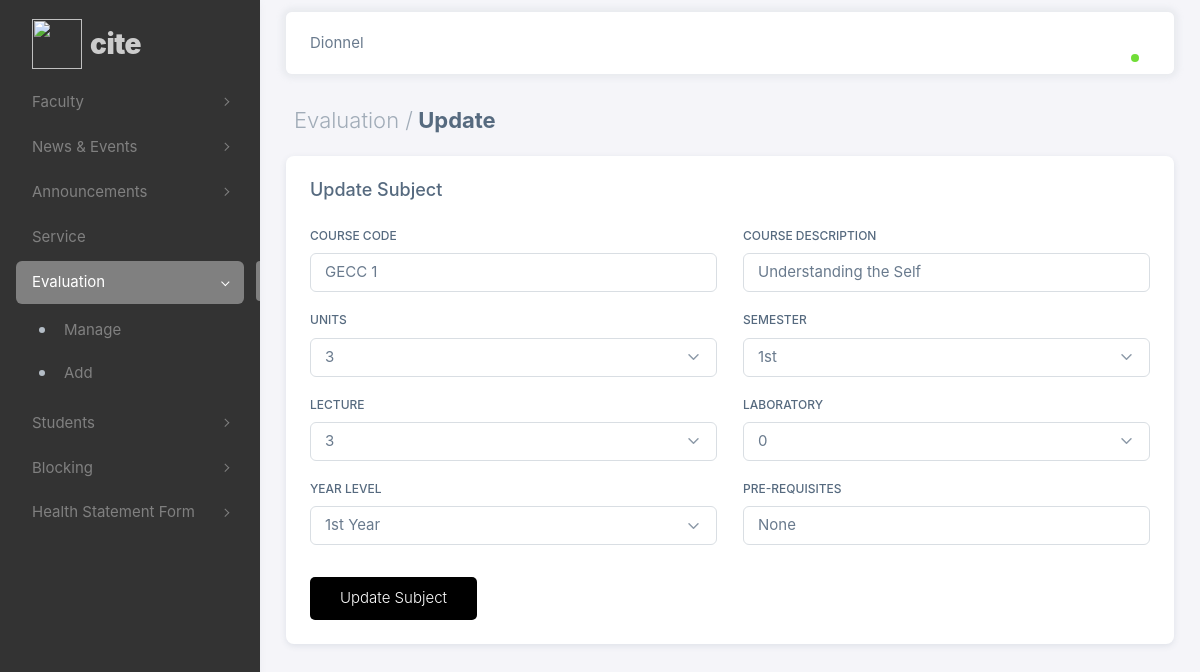
Screenshot of /admin/php/upd_subjects.php?subj_id=61 (signed in) with the database file from the repository.
### tables this page shows
CREATE TABLE `subject_tbl` (
  `subj_id` int(11) NOT NULL,
  `eval_id` int(11) NOT NULL,
  `courseCode` varchar(10) NOT NULL,
  `courseDesc` varchar(100) NOT NULL,
  `units` varchar(10) NOT NULL,
  `lec` int(10) NOT NULL,
  `lab` int(10) NOT NULL,
  `pre_requisites` varchar(10) NOT NULL,
  `yr_lvl` varchar(20) NOT NULL,
  `sem` varchar(15) NOT NULL
);

### admin/php/upd_subjects.php (the view, shortened to what this page needs)
<?php
if (isset($_SESSION['id']) && isset($_SESSION['username']) && isset($_SESSION['fname'])) {
  $subj_id = $_GET['subj_id'];
?>
<!DOCTYPE html>
<html
  lang="en"
  class="light-style layout-menu-fixed"
  dir="ltr"
  data-theme="theme-default"
  data-assets-path="../assets/"
  data-template="vertical-menu-template-free"
>
  <head>
    <link rel="stylesheet" href="../assets/vendor/fonts/boxicons.css" />
    <link rel="stylesheet" href="../assets/vendor/css/core.css" class="template-customizer-core-css" />
    <link rel="stylesheet" href="../assets/vendor/css/theme-default.css" class="template-customizer-theme-css" />
    <link rel="stylesheet" href="../assets/css/demo.css" />
    <link rel="stylesheet" href="../assets/vendor/libs/perfect-scrollbar/perfect-scrollbar.css" />
    <link rel="stylesheet" href="../assets/vendor/libs/apex-charts/apex-charts.css" />
    <link rel="stylesheet" href="css/cite_theme.css" />
  </head>
  <body>
    <div class="layout-wrapper layout-content-navbar">
      <div class="layout-container">
        <aside id="layout-menu" class="layout-menu menu-vertical menu bg-menu-theme">
          <div class="app-brand demo">
            <a href="faculty.php" class="app-brand-link">
              <span class="app-brand-logo demo">
                <img src="assets/logo.png" style="height: 50px; width: 50px">
              </span>
              <span class="app-brand-text demo menu-text fw-bolder ms-2">CITE</span>
            </a>
          </div>
          <ul class="menu-inner py-1">
            <li class="menu-item">
              <a href="javascript:void(0);" class="menu-link menu-toggle">
                <div data-i18n="Layouts">Faculty</div>
              </a>
            </li>
            <li class="menu-item">
              <a href="javascript:void(0);" class="menu-link menu-toggle">
                <div data-i18n="Layouts">News & Events</div>
              </a>
            </li>
            <li class="menu-item">
              <a href="javascript:void(0);" class="menu-link menu-toggle">
                <div data-i18n="Layouts">Announcements</div>
              </a>
            </li>
            <li class="menu-item">
              <a href="index.html" class="menu-link">
                <div data-i18n="Analytics">Service</div>
              </a>
            </li>
            <li class="menu-item active open">
              <a href="javascript:void(0);" class="menu-link menu-toggle">
                <div data-i18n="Layouts">Evaluation</div>
              </a>
              <ul class="menu-sub">
                <li class="menu-item">
                  <a href="evaluation.php" class="menu-link">
                    <div>Manage</div>
                  </a>
                </li>
                <li class="menu-item">
                  <a href="add_evaluation.php" class="menu-link">
                    <div>Add</div>
                  </a>
                </li>
              </ul>
            </li>
            <li class="menu-item">
              <a href="javascript:void(0);" class="menu-link menu-toggle">
                <div data-i18n="Layouts">Students</div>
              </a>
            </li>
            <li class="menu-item">
              <a href="javascript:void(0);" class="menu-link menu-toggle">
                <div data-i18n="Layouts">Blocking</div>
              </a>
            </li>
            <li class="menu-item">
              <a href="javascript:void(0);" class="menu-link menu-toggle">
                <div data-i18n="Layouts">Health Statement Form</div>
              </a>
            </li>
          </ul>
        </aside>
        <div class="layout-page">
          <nav
            class="layout-navbar container-xxl navbar navbar-expand-xl navbar-detached align-items-center bg-navbar-theme"
            id="layout-navbar">
            <div class="navbar-nav-right d-flex align-items-center" id="navbar-collapse">
              <div class="navbar-nav align-items-center">
                <div class="nav-item d-flex align-items-center">
                  <span><?php echo $_SESSION['fname'].' '.$_SESSION['lname'];?></span>
                </div>
              </div>
              <ul class="navbar-nav flex-row align-items-center ms-auto">
                <li class="nav-item navbar-dropdown dropdown-user dropdown">
                  <a class="nav-link dropdown-toggle hide-arrow" href="javascript:void(0);" data-bs-toggle="dropdown">
                    <div class="avatar avatar-online">
                    </div>
                  </a>
                </li>
              </ul>
            </div>
          </nav>
          <div class="content-wrapper">
            <div class="container-xxl flex-grow-1 container-p-y">
              <h4 class="fw-bold p-2"><span class="text-muted fw-light">Evaluation /</span> Update</h4>
              <form action="php/evaluationPHP.php?subj_id=<?=$subj_id?>" method="POST" id="upd_sub_form">
                <?php
                  include "db_conn.php";
                  $sql = "SELECT * FROM subject_tbl WHERE subj_id = $subj_id";
                  $result = $conn->query($sql);
                    if($result->num_rows > 0) {
                      while ($row=$result->fetch_assoc()) {
                ?>
                <div class="p-4 card mb-4">
                  <h5 class="mb-4">Update Subject</h5>
                  <div class="row">
                    <div class="col-md-6 mb-3">
                      <label class="form-label">Course Code</label>
                      <input type="text" class="form-control" name="upd_courseCode" value="<?php echo $row['courseCode'];?>" required>
                    </div>
                    <div class="col-md-6 mb-3">
                      <label class="form-label">Course Description</label>
                      <input type="text" class="form-control" name="upd_courseDesc" value="<?php echo $row['courseDesc'];?>" required>
                    </div>
                    <div class="col-md-6 mb-3">
                      <label class="form-label">Units</label>
                      <select class="select2 form-select" name="upd_units" required>
                        <option value="<?php echo $row['units'];?>"><?php echo $row['units'];?></option>
                      </select>
                    </div>
                    <div class="col-md-6 mb-3">
                      <label class="form-label">Semester</label>
                      <select class="select2 form-select" name="upd_sem" required>
                        <option value="<?php echo $row['sem'];?>"><?php echo $row['sem'];?></option>
                      </select>
                    </div>
                    <div class="col-md-6 mb-3">
                      <label class="form-label">Lecture</label>
                      <select class="select2 form-select" name="upd_lec" required>
                        <option value="<?php echo $row['lec'];?>"><?php echo $row['lec'];?></option>
                      </select>
                    </div>
                    <div class="col-md-6 mb-3">
                      <label class="form-label">Laboratory</label>
                      <select class="select2 form-select" name="upd_lab" required>
                        <option value="N/A"><?php echo $row['lab'];?></option>
                      </select>
                    </div>
                    <div class="col-md-6 mb-3">
                      <label class="form-label">Year Level</label>
                      <select class="select2 form-select" name="upd_yr_lvl" required>
                        <option value="<?php echo $row['yr_lvl'];?>"><?php echo $row['yr_lvl']." Year";?></option>
                      </select>
                    </div>
                    <div class="col-md-6 mb-3">
                      <label class="form-label">Pre-requisites</label>
                      <input type="text" class="form-control" name="upd_pre_requisites" value="<?php echo $row['pre_requisites'];?>" required>
                    </div>
                    <div class="d-grid gap-2 d-md-block mt-3">
                      <button class="main-button" type="submit" name="upd_subBtn">Update Subject</button>
                    </div>
                  </div>
                </div>
                <?php
                    }
                  }
                  else {
                    echo "<center><span style='color: red'>Subject unavailable</span></center>";
                  }
                ?>
              </form>
            </div>
          </div>
        </div>
      </div>
    </div>
  </body>
</html>
<?php
} else {
  header("Location: index.php");
  exit();
}
?>

### admin/assets/css/demo.css (style rules this page uses)
.menu .app-brand.demo { height: 64px; margin-top: 12px; }
.app-brand-text.demo { font-size: 1.75rem; letter-spacing: -0.5px; text-transform: lowercase; }

### admin/php/css/cite_theme.css (style rules this page uses)
.main-button { padding: 10px 30px; background-color: #000000; color: #fff; font-size: 15px; font-weight: 300; border: none; border-radius: 5px; }

### rows the page displays
subject_tbl: upd_courseCode "GECC 1", upd_courseDesc "Understanding the Self", upd_units "3", upd_sem "1st", upd_lec "3", upd_lab "0", upd_yr_lvl "1st Year", upd_pre_requisites "None"

### other values shown
$_SESSION['fname'] "Dionnel"
